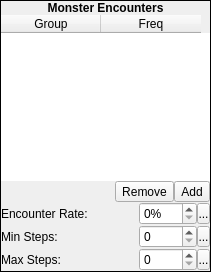
          <widget class="QFrame" name="frame_4">
           <property name="sizePolicy">
            <sizepolicy hsizetype="Preferred" vsizetype="Preferred">
             <horstretch>0</horstretch>
             <verstretch>0</verstretch>
            </sizepolicy>
           </property>
           <property name="frameShape">
            <enum>QFrame::Box</enum>
           </property>
           <property name="frameShadow">
            <enum>QFrame::Plain</enum>
           </property>
           <property name="lineWidth">
            <number>1</number>
           </property>
           <layout class="QVBoxLayout" name="verticalLayout_6">
            <property name="spacing">
             <number>0</number>
            </property>
            <property name="margin">
             <number>0</number>
            </property>
            <item>
             <widget class="QLabel" name="lblMonsterEncounters">
              <property name="font">
               <font>
                <weight>75</weight>
                <bold>true</bold>
               </font>
              </property>
              <property name="frameShape">
               <enum>QFrame::NoFrame</enum>
              </property>
              <property name="frameShadow">
               <enum>QFrame::Sunken</enum>
              </property>
              <property name="lineWidth">
               <number>1</number>
              </property>
              <property name="text">
               <string>Monster Encounters</string>
              </property>
              <property name="alignment">
               <set>Qt::AlignCenter</set>
              </property>
             </widget>
            </item>
            <item>
             <widget class="QWidget" name="widget" native="true">
              <property name="sizePolicy">
               <sizepolicy hsizetype="Preferred" vsizetype="Expanding">
                <horstretch>0</horstretch>
                <verstretch>0</verstretch>
               </sizepolicy>
              </property>
              <layout class="QVBoxLayout" name="verticalLayout_5">
               <property name="spacing">
                <number>0</number>
               </property>
               <property name="margin">
                <number>0</number>
               </property>
               <item>
                <widget class="QTableWidget" name="twMonsterEncounters">
                 <property name="sizePolicy">
                  <sizepolicy hsizetype="Fixed" vsizetype="Fixed">
                   <horstretch>0</horstretch>
                   <verstretch>0</verstretch>
                  </sizepolicy>
                 </property>
                 <property name="minimumSize">
                  <size>
                   <width>209</width>
                   <height>166</height>
                  </size>
                 </property>
                 <property name="maximumSize">
                  <size>
                   <width>209</width>
                   <height>166</height>
                  </size>
                 </property>
                 <property name="frameShape">
                  <enum>QFrame::NoFrame</enum>
                 </property>
                 <property name="editTriggers">
                  <set>QAbstractItemView::NoEditTriggers</set>
                 </property>
                 <property name="selectionMode">
                  <enum>QAbstractItemView::SingleSelection</enum>
                 </property>
                 <property name="selectionBehavior">
                  <enum>QAbstractItemView::SelectItems</enum>
                 </property>
                 <property name="showGrid">
                  <bool>false</bool>
                 </property>
                 <attribute name="verticalHeaderVisible">
                  <bool>false</bool>
                 </attribute>
                 <attribute name="verticalHeaderDefaultSectionSize">
                  <number>15</number>
                 </attribute>
                 <attribute name="verticalHeaderHighlightSections">
                  <bool>false</bool>
                 </attribute>
                 <attribute name="verticalHeaderMinimumSectionSize">
                  <number>15</number>
                 </attribute>
                 <column>
                  <property name="text">
                   <string>Group</string>
                  </property>
                  <property name="textAlignment">
                   <set>AlignHCenter|AlignVCenter|AlignCenter</set>
                  </property>
                 </column>
                 <column>
                  <property name="text">
                   <string>Freq</string>
                  </property>
                  <property name="textAlignment">
                   <set>AlignHCenter|AlignVCenter|AlignCenter</set>
                  </property>
                 </column>
                </widget>
               </item>
               <item>
                <widget class="QWidget" name="widget_6" native="true">
                 <layout class="QHBoxLayout" name="horizontalLayout_21">
                  <property name="spacing">
                   <number>0</number>
                  </property>
                  <property name="margin">
                   <number>0</number>
                  </property>
                  <item>
                   <spacer name="horizontalSpacer_11">
                    <property name="orientation">
                     <enum>Qt::Horizontal</enum>
                    </property>
                    <property name="sizeHint" stdset="0">
                     <size>
                      <width>40</width>
                      <height>20</height>
                     </size>
                    </property>
                   </spacer>
                  </item>
                  <item>
                   <widget class="QToolButton" name="tbSubEncounter">
                    <property name="text">
                     <string>Remove</string>
                    </property>
                    <property name="icon">
                     <iconset resource="gui_icons.qrc">
                      <normaloff>:/icons/minus.png</normaloff>:/icons/minus.png</iconset>
                    </property>
                   </widget>
                  </item>
                  <item>
                   <widget class="QToolButton" name="tbAddEncounter">
                    <property name="text">
                     <string>Add</string>
                    </property>
                    <property name="icon">
                     <iconset resource="gui_icons.qrc">
                      <normaloff>:/icons/plus.png</normaloff>:/icons/plus.png</iconset>
                    </property>
                   </widget>
                  </item>
                 </layout>
                </widget>
               </item>
               <item>
                <widget class="QWidget" name="widget_17" native="true">
                 <property name="sizePolicy">
                  <sizepolicy hsizetype="Preferred" vsizetype="Preferred">
                   <horstretch>0</horstretch>
                   <verstretch>0</verstretch>
                  </sizepolicy>
                 </property>
                 <layout class="QHBoxLayout" name="horizontalLayout_2">
                  <property name="spacing">
                   <number>0</number>
                  </property>
                  <property name="margin">
                   <number>0</number>
                  </property>
                  <item>
                   <widget class="QWidget" name="widget_16" native="true">
                    <property name="sizePolicy">
                     <sizepolicy hsizetype="Preferred" vsizetype="Preferred">
                      <horstretch>0</horstretch>
                      <verstretch>0</verstretch>
                     </sizepolicy>
                    </property>
                    <layout class="QVBoxLayout" name="verticalLayout">
                     <property name="spacing">
                      <number>0</number>
                     </property>
                     <property name="margin">
                      <number>0</number>
                     </property>
                     <item>
                      <widget class="QWidget" name="widget_13" native="true">
                       <property name="sizePolicy">
                        <sizepolicy hsizetype="Preferred" vsizetype="Preferred">
                         <horstretch>0</horstretch>
                         <verstretch>0</verstretch>
                        </sizepolicy>
                       </property>
                       <layout class="QHBoxLayout" name="horizontalLayout_3">
                        <property name="spacing">
                         <number>0</number>
                        </property>
                        <property name="margin">
                         <number>0</number>
                        </property>
                        <item>
                         <widget class="QLabel" name="label_4">
                          <property name="text">
                           <string>Encounter Rate:</string>
                          </property>
                         </widget>
                        </item>
                        <item>
                         <spacer name="horizontalSpacer">
                          <property name="orientation">
                           <enum>Qt::Horizontal</enum>
                          </property>
                          <property name="sizeHint" stdset="0">
                           <size>
                            <width>0</width>
                            <height>0</height>
                           </size>
                          </property>
                         </spacer>
                        </item>
                       </layout>
                      </widget>
                     </item>
                     <item>
                      <widget class="QWidget" name="widget_11" native="true">
                       <property name="sizePolicy">
                        <sizepolicy hsizetype="Preferred" vsizetype="Preferred">
                         <horstretch>0</horstretch>
                         <verstretch>0</verstretch>
                        </sizepolicy>
                       </property>
                       <layout class="QHBoxLayout" name="horizontalLayout_4">
                        <property name="spacing">
                         <number>0</number>
                        </property>
                        <property name="margin">
                         <number>0</number>
                        </property>
                        <item>
                         <widget class="QLabel" name="label_7">
                          <property name="text">
                           <string>Min Steps:</string>
                          </property>
                         </widget>
                        </item>
                        <item>
                         <spacer name="horizontalSpacer_2">
                          <property name="orientation">
                           <enum>Qt::Horizontal</enum>
                          </property>
                          <property name="sizeHint" stdset="0">
                           <size>
                            <width>0</width>
                            <height>0</height>
                           </size>
                          </property>
                         </spacer>
                        </item>
                       </layout>
                      </widget>
                     </item>
                     <item>
                      <widget class="QWidget" name="widget_10" native="true">
                       <property name="sizePolicy">
                        <sizepolicy hsizetype="Preferred" vsizetype="Preferred">
                         <horstretch>0</horstretch>
                         <verstretch>0</verstretch>
                        </sizepolicy>
                       </property>
                       <layout class="QHBoxLayout" name="horizontalLayout_51">
                        <property name="spacing">
                         <number>0</number>
                        </property>
                        <property name="margin">
                         <number>0</number>
                        </property>
                        <item>
                         <widget class="QLabel" name="label_8">
                          <property name="text">
                           <string>Max Steps:</string>
                          </property>
                         </widget>
                        </item>
                        <item>
                         <spacer name="horizontalSpacer_3">
                          <property name="orientation">
                           <enum>Qt::Horizontal</enum>
                          </property>
                          <property name="sizeHint" stdset="0">
                           <size>
                            <width>0</width>
                            <height>0</height>
                           </size>
                          </property>
                         </spacer>
                        </item>
                       </layout>
                      </widget>
                     </item>
                    </layout>
                   </widget>
                  </item>
                  <item>
                   <widget class="QWidget" name="widget_15" native="true">
                    <property name="sizePolicy">
                     <sizepolicy hsizetype="Preferred" vsizetype="Preferred">
                      <horstretch>0</horstretch>
                      <verstretch>0</verstretch>
                     </sizepolicy>
                    </property>
                    <layout class="QVBoxLayout" name="verticalLayout_16">
                     <property name="spacing">
                      <number>0</number>
                     </property>
                     <property name="margin">
                      <number>0</number>
                     </property>
                     <item>
                      <widget class="QWidget" name="widget_7" native="true">
                       <layout class="QHBoxLayout" name="horizontalLayout_10">
                        <property name="spacing">
                         <number>0</number>
                        </property>
                        <property name="margin">
                         <number>0</number>
                        </property>
                        <item>
                         <widget class="QSpinBox" name="sbEncRate">
                          <property name="accelerated">
                           <bool>true</bool>
                          </property>
                          <property name="suffix">
                           <string>%</string>
                          </property>
                          <property name="maximum">
                           <number>100</number>
                          </property>
                         </widget>
                        </item>
                        <item>
                         <widget class="SpinBoxSideButton" name="bEncRateSpinButton">
                          <property name="minimumSize">
                           <size>
                            <width>13</width>
                            <height>21</height>
                           </size>
                          </property>
                          <property name="maximumSize">
                           <size>
                            <width>13</width>
                            <height>21</height>
                           </size>
                          </property>
                          <property name="text">
                           <string>...</string>
                          </property>
                          <property name="icon">
                           <iconset resource="gui_icons.qrc">
                            <normaloff>:/icons/spinBoxSideButton.png</normaloff>:/icons/spinBoxSideButton.png</iconset>
                          </property>
                          <property name="iconSize">
                           <size>
                            <width>8</width>
                            <height>16</height>
                           </size>
                          </property>
                         </widget>
                        </item>
                       </layout>
                      </widget>
                     </item>
                     <item>
                      <widget class="QWidget" name="widget_9" native="true">
                       <layout class="QHBoxLayout" name="horizontalLayout_11">
                        <property name="spacing">
                         <number>0</number>
                        </property>
                        <property name="margin">
                         <number>0</number>
                        </property>
                        <item>
                         <widget class="QSpinBox" name="sbMinSteps">
                          <property name="accelerated">
                           <bool>true</bool>
                          </property>
                          <property name="maximum">
                           <number>100</number>
                          </property>
                         </widget>
                        </item>
                        <item>
                         <widget class="SpinBoxSideButton" name="bMinStepsSpinButton">
                          <property name="minimumSize">
                           <size>
                            <width>13</width>
                            <height>21</height>
                           </size>
                          </property>
                          <property name="maximumSize">
                           <size>
                            <width>13</width>
                            <height>21</height>
                           </size>
                          </property>
                          <property name="text">
                           <string>...</string>
                          </property>
                          <property name="icon">
                           <iconset resource="gui_icons.qrc">
                            <normaloff>:/icons/spinBoxSideButton.png</normaloff>:/icons/spinBoxSideButton.png</iconset>
                          </property>
                          <property name="iconSize">
                           <size>
                            <width>8</width>
                            <height>16</height>
                           </size>
                          </property>
                         </widget>
                        </item>
                       </layout>
                      </widget>
                     </item>
                     <item>
                      <widget class="QWidget" name="widget_12" native="true">
                       <layout class="QHBoxLayout" name="horizontalLayout_12">
                        <property name="spacing">
                         <number>0</number>
                        </property>
                        <property name="margin">
                         <number>0</number>
                        </property>
                        <item>
                         <widget class="QSpinBox" name="sbMaxSteps">
                          <property name="accelerated">
                           <bool>true</bool>
                          </property>
                          <property name="maximum">
                           <number>100</number>
                          </property>
                         </widget>
                        </item>
                        <item>
                         <widget class="SpinBoxSideButton" name="bMaxStepsSpinButton">
                          <property name="minimumSize">
                           <size>
                            <width>13</width>
                            <height>21</height>
                           </size>
                          </property>
                          <property name="maximumSize">
                           <size>
                            <width>13</width>
                            <height>21</height>
                           </size>
                          </property>
                          <property name="text">
                           <string>...</string>
                          </property>
                          <property name="icon">
                           <iconset resource="gui_icons.qrc">
                            <normaloff>:/icons/spinBoxSideButton.png</normaloff>:/icons/spinBoxSideButton.png</iconset>
                          </property>
                          <property name="iconSize">
                           <size>
                            <width>8</width>
                            <height>16</height>
                           </size>
                          </property>
                         </widget>
                        </item>
                       </layout>
                      </widget>
                     </item>
                    </layout>
                   </widget>
                  </item>
                 </layout>
                </widget>
               </item>
              </layout>
             </widget>
            </item>
           </layout>
          </widget>
